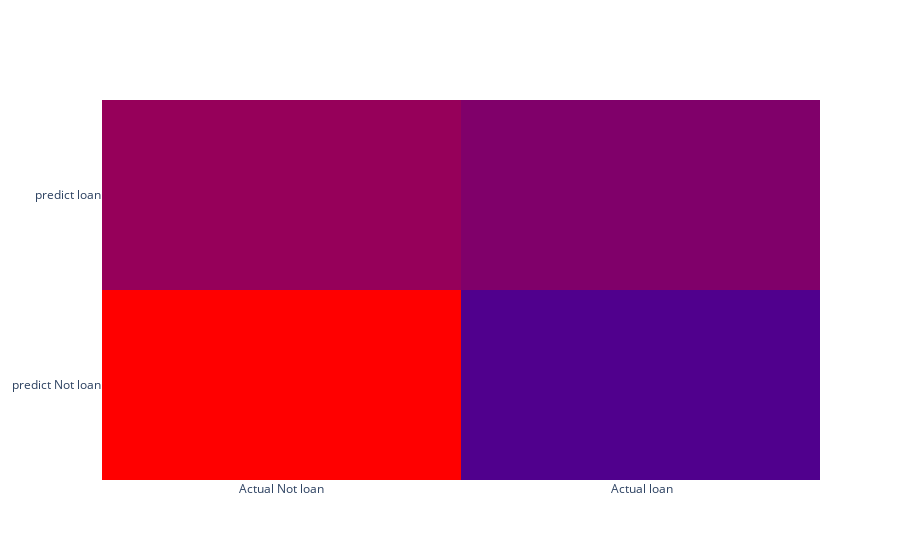

The cell this chart's notebook holds for it:
### Code cell
from sklearn.naive_bayes import GaussianNB
gb = GaussianNB()
gb.fit(X_train, y_train)
predictions = gb.predict(X_test)
probabilities = gb.predict_proba(X_test)
precision = precision_score(y_test, predictions)
accuracy = accuracy_score(y_test, predictions)
rs = recall_score(y_test, predictions)
f1 = f1_score(y_test, predictions)
conf_mat=confusion_matrix(y_test, predictions)
print(classification_report(y_test, predictions))
print(f1)
print(conf_mat)

### Figure 1 — Plotly figure (JSON) as saved in the notebook; plotly's stock layout.template omitted (floating-point values rounded to 4 significant figures)
{"data": [{"colorscale": [[0, "rgb(150,0,90)"], [0.125, "rgb(0,0,200)"], [0.25, "rgb(0,25,255)"], [0.375, "rgb(0,152,255)"], [0.5, "rgb(44,255,150)"], [0.625, "rgb(151,255,0)"], [0.75, "rgb(255,234,0)"], [0.875, "rgb(255,111,0)"], [1, "rgb(255,0,0)"]], "name": "matrix", "showscale": false, "type": "heatmap", "x": ["Actual Not loan", " Actual loan"], "xaxis": "x2", "y": ["predict Not loan", "predict loan"], "yaxis": "y2", "z": [[1244, 124], [55, 77]]}], "layout": {}}
